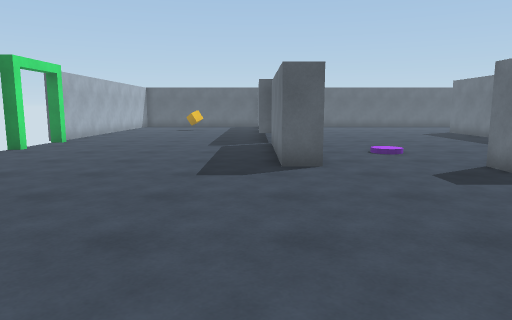
[1] (above)

22 first-person views from a walk through a scene from a Unity 3-D project. The camera is 1.4 m above the floor, tilts 8° down and sees 70° across. The floor is counted in squares, 1 m on a side. Each view is taken from the middle of a square. On the plan, view 1 faces up. The plan holds only what a view shows up to about 16 squares ahead; the rest is blank. The player is left out.

[2]
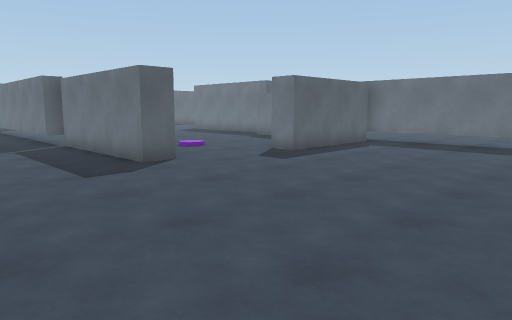

[3]
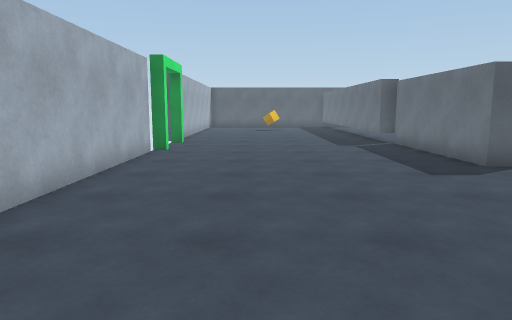

[4]
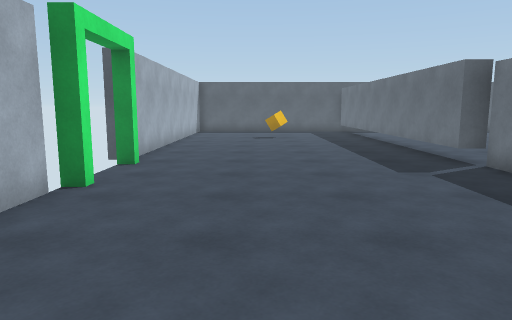

[5]
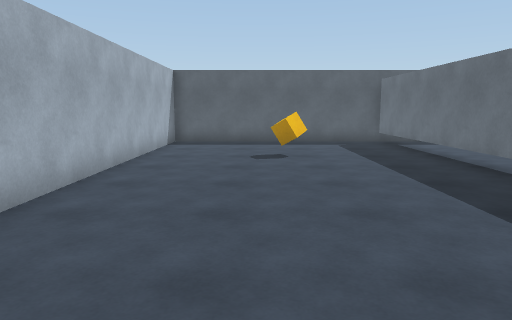

[6]
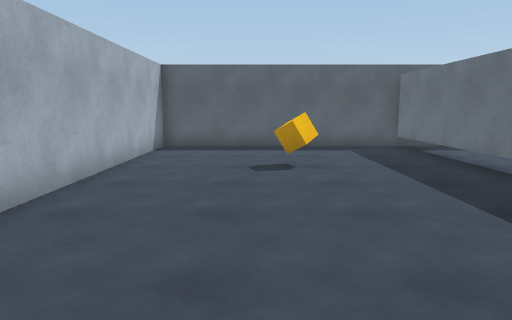

[7]
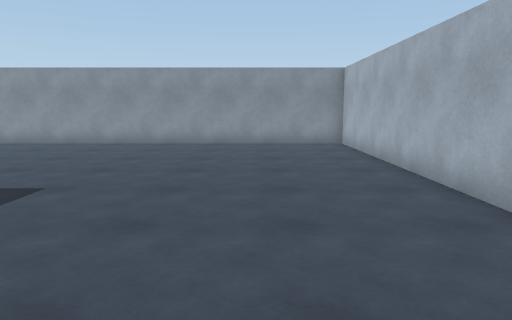

[8]
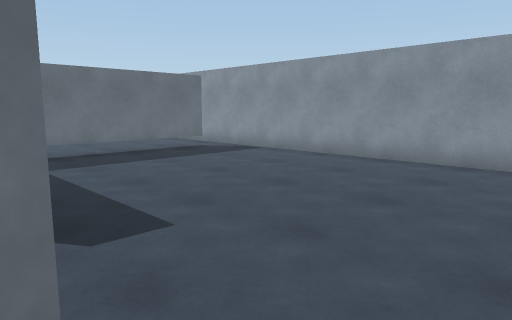

[9]
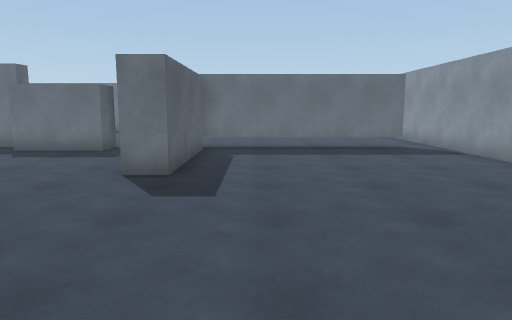

[10]
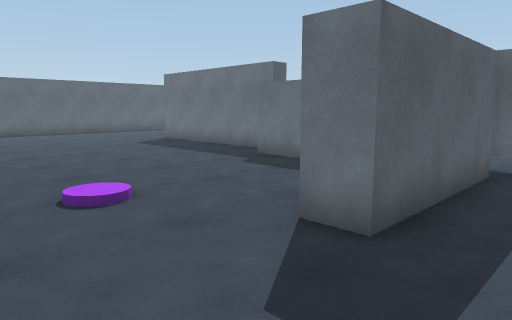

[11]
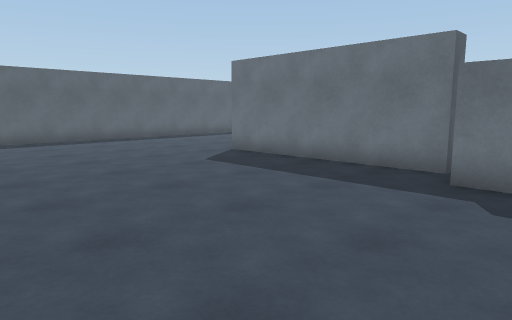

[12]
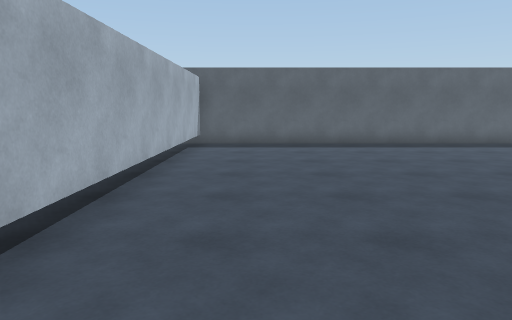

[13]
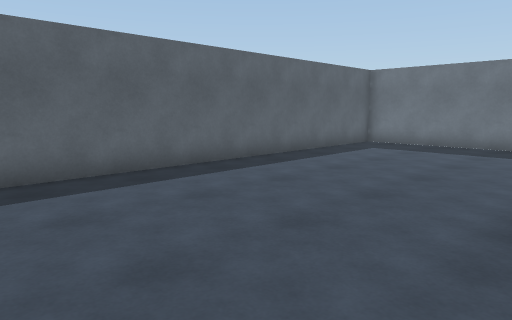

[14]
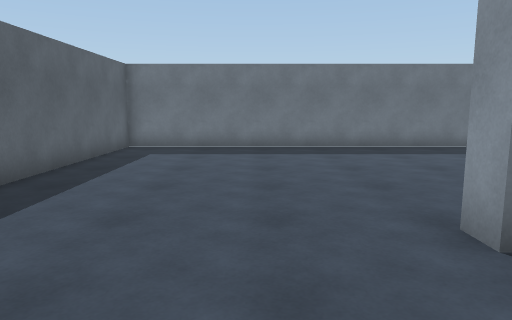

[15]
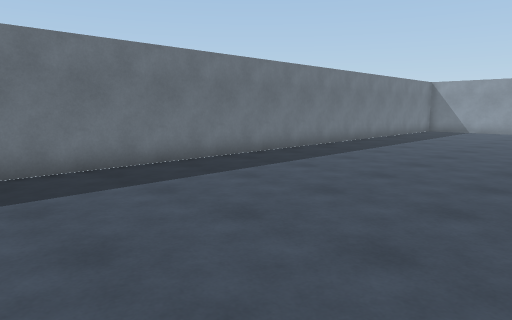

[16]
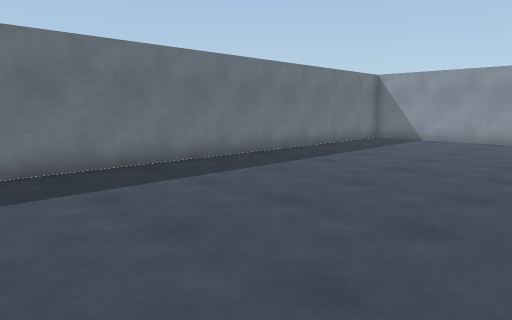

[17]
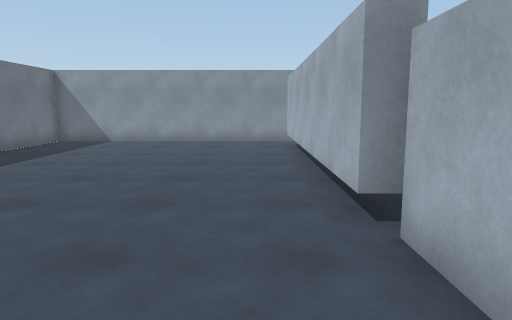

[18]
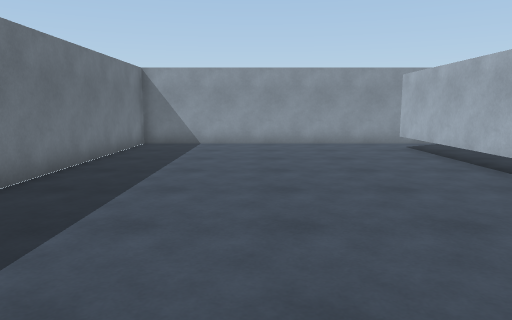

[19]
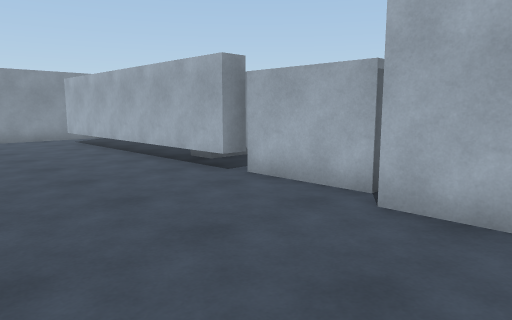

[20]
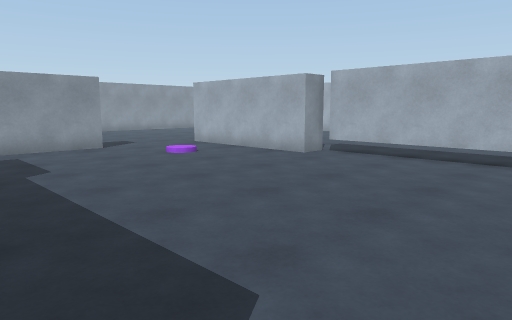

[21]
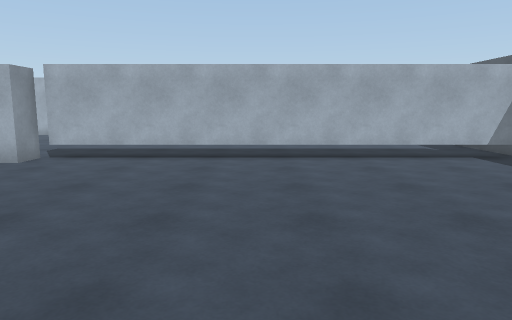

[22]
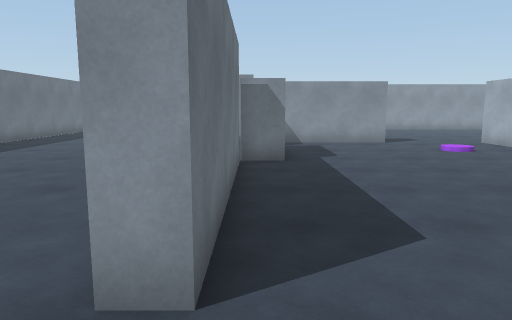

### Floor plan
Key: @ floor where view 1 was taken; # wall or solid block; x gap in a wall; . floor; / step, stairs or slope; T thing the floor can be seen under or through; O other object.
Columns run from 9 left of view 1 to 22 right of it. Each row starts with its distance up from view 1.
 29 ################################
 28 #........TT....................#
 27 #........TT....................#
 26 #........TT....................#
 25 #........TT....................#
 24 #....O...TT....................#
 23 #........TT....................#
 22 #........TT....................#
 21 #........TT..........#.........#
 20 #........TT..........#.........#
 19 #........TT..........#.........#
 18 #........TT..........# ........#
 17 #........TT..........# ........#
 16 x........TT..........#.........#
 15 #O........T..........#.........#
 14  .........T#.......##..........#
 13 #O........##.......##..........#
 12 x.........##./.....#T..........#
 11 #.........##./......T..........#
 10 #.........##........ T.........#
  9 #.........##...##### T.........#
  8 #..............####TTT.........#
  7 #...................TT.........#
  6 #...................TT.........#
  5 #...................TT.........#
  4 #...................TT.........#
  3 #...................TT.........#
  2 #...................TT.........#
  1 #...................TT.........#
  0 #........@.....................#
 -1 ################################

Where each view was taken, in squares from view 1:
view 1: 0 up, 0 right, facing up
view 2: 0 up, 4 left, facing up-right
view 3: 0 up, 5 left, facing up
view 4: 6 up, 5 left, facing up
view 5: 13 up, 5 left, facing up
view 6: 15 up, 5 left, facing up
view 7: 14 up, 5 left, facing down
view 8: 9 up, 0 right, facing down-right
view 9: 6 up, 2 left, facing right
view 10: 6 up, 2 right, facing up-right
view 11: 12 up, 3 right, facing up-right
view 12: 14 up, 3 right, facing up
view 13: 21 up, 7 right, facing up-right
view 14: 24 up, 8 right, facing right
view 15: 23 up, 13 right, facing down-right
view 16: 16 up, 13 right, facing down-right
view 17: 15 up, 13 right, facing down
view 18: 14 up, 17 right, facing down
view 19: 17 up, 17 right, facing down-left
view 20: 22 up, 11 right, facing down-left
view 21: 21 up, 11 right, facing left
view 22: 24 up, 11 right, facing down
